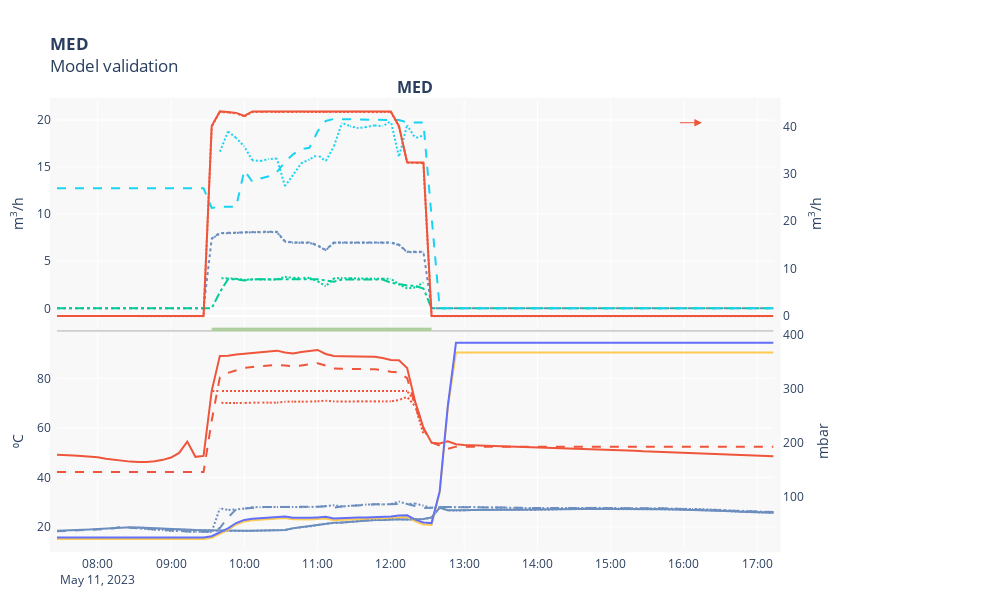

The notebook cell this image was saved under:
### Code cell
# Sync model index with measured data
df_mod.index = df.index[idx_start:idx if idx < idx_end - 1 else idx_end]

with open(data_path / 'plt_config_med.json') as f:
    plt_config = json.load(f)

fig = experimental_results_plot(plt_config, df, df_comp=df_mod, vars_config=vars_config, resample=resample_figures)

fig.show(
    config=generate_plotly_config(fig, figure_name=f'med_validation_{df.index[0].strftime("%Y%m%d")}')
)
